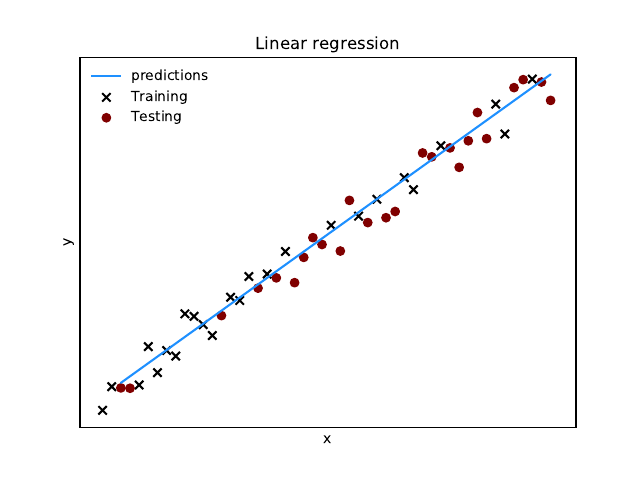

The script that saved this image:
import numpy as np
from sklearn import datasets
from sklearn import linear_model
from sklearn.model_selection import train_test_split
import sklearn.metrics as sm
import matplotlib.pyplot as plt

#Generate data
#The format of X and y is such that, with index i running over Ni datapoints, 
#X[i] contains a vector of Nj input values, each producing output(s) y[i][j].
#Here we only implement a function of the form f(x)=y, i.e. considering only j=0
Ni = 50  #Number of datapoints
X = [[x] for x in np.linspace(1,Ni,Ni)]
err = 10 * np.random.random(Ni)  #Add fluctuation
y = [[1.37*X[i][0] + err[i]] for i in range(Ni)]

#Split datapoints 50-50 into training and testing samples
splitdata = train_test_split(X,y,test_size=0.5,random_state=1)
X_train, X_test, y_train, y_test = splitdata

#Model definition and evaluation
reg_linear = linear_model.LinearRegression()
reg_linear.fit(X_train, y_train)

#Predict values for testing x
y_pred = reg_linear.predict(X_test)

#Plot
plt.scatter(X_train, y_train, color='black', label='Training', marker='x')
plt.scatter(X_test,  y_test,  color='maroon',     label='Testing')
plt.plot(   X_test,  y_pred, color='dodgerblue', label='predictions')
plt.title('Linear regression')
plt.xlabel('x')
plt.ylabel('y')
plt.xticks(())
plt.yticks(())
plt.legend(frameon=False)
plt.savefig('linear_regression.pdf')

#Check performance statistics
print("Mean squared error(MSE):  ",sm.mean_squared_error(      y_test, y_pred))
